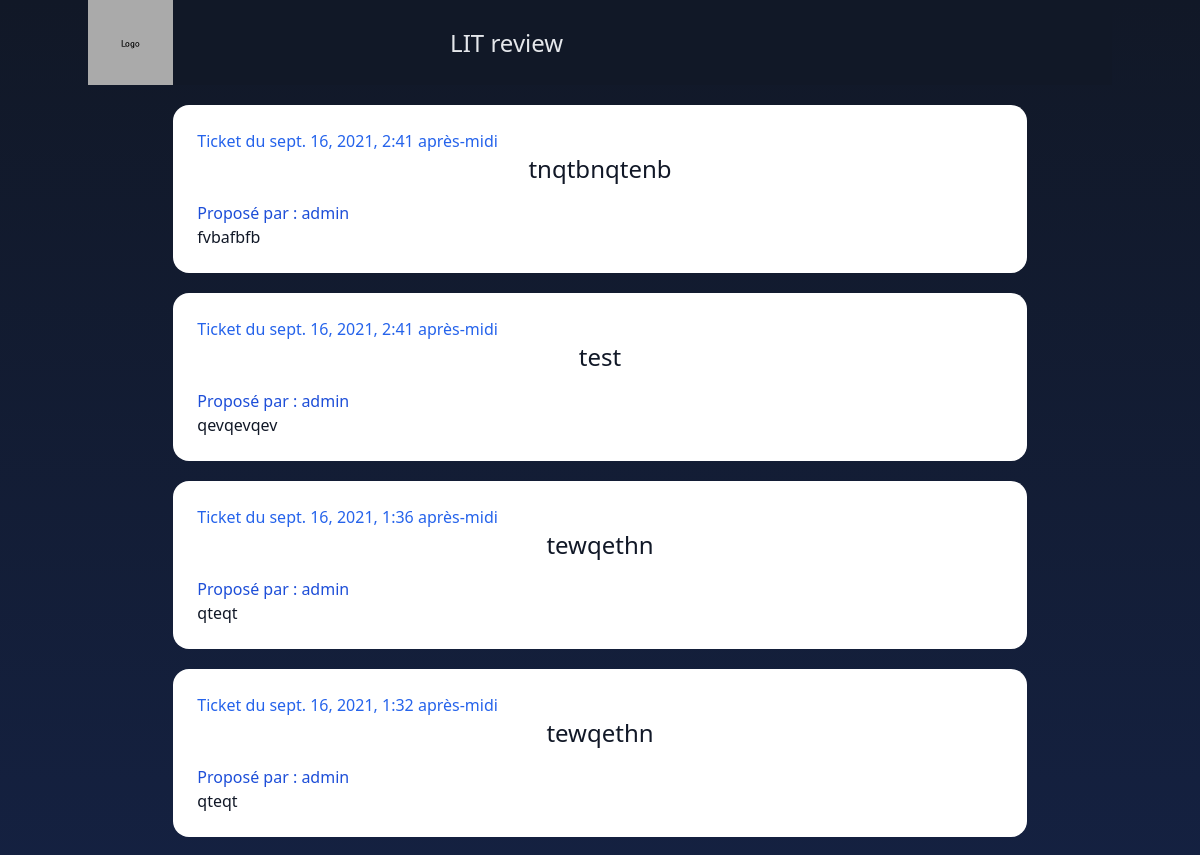
The app's page /feed/ (upper part), older data.
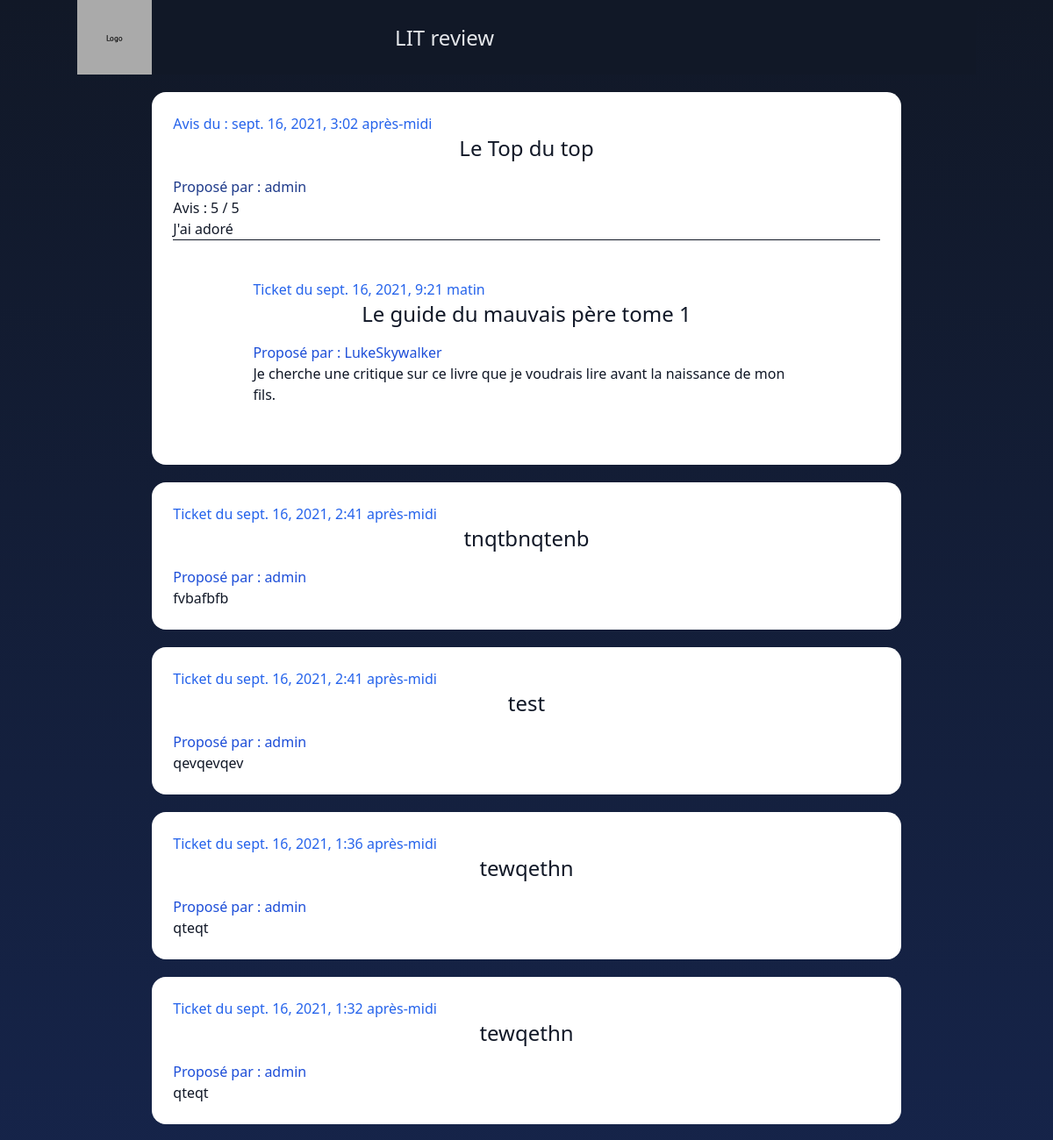
The same page, newer data.
### bkreport/models.py (models this page shows, shortened)
class Ticket(models.Model):
    title = models.CharField(max_length=128)
    description = models.TextField(max_length=2038, blank=True)
    user = models.ForeignKey(to=settings.AUTH_USER_MODEL,
                             on_delete=models.CASCADE)
    image = models.ImageField(null=True, blank=True, upload_to='books_cover')
    time_created = models.DateTimeField(auto_now_add=True)

class Review(models.Model):
    ticket = models.ForeignKey(to=Ticket, on_delete=models.CASCADE)
    rating = models.PositiveSmallIntegerField(
        validators=[MinValueValidator(0), MaxValueValidator(5)],
    )
    headline = models.CharField(max_length=128)
    body = models.TextField(max_length=8192, blank=True)
    user = models.ForeignKey(
        to=settings.AUTH_USER_MODEL, on_delete=models.CASCADE)
    time_created = models.DateTimeField(auto_now_add=True)

### litrev/views.py (the view)
# urls.py: path('feed/', views.feed, name="feed"),
def feed(request):
    reviews = Review.objects.all()
    reviews = reviews.annotate(content_type=Value('REVIEW', CharField()))
    tickets = Ticket.objects.all()
    tickets = tickets.annotate(content_type=Value('TICKET', CharField()))
    posts = sorted(
        chain(reviews, tickets),
        key=lambda post: post.time_created,
        reverse=True
    )
    return render(request, 'litrev/feed.html', context={'posts': posts})

### litrev/templates/litrev/feed.html
{% extends 'litrev/base.html' %}
{% block content %}
    <div class="css_card-container">
        {% for post in posts %}
            {% if post.content_type == 'TICKET' %}
                {% include 'bkreport/ticket/snippet.html' with post=post %}
            {% elif post.content_type == 'REVIEW' %}
                {% include 'bkreport/review/snippet.html' with post=post %}
            {%  endif %}
        {% endfor %}
    </div>
{% endblock %}

### litrev/templates/litrev/base.html (shortened to what this page needs)
{% load tailwind_tags %}
<!DOCTYPE html>
<html lang="en" class="text-gray-900 bg-gradient-to-b from-gray-900 to-blue-900 min-h-screen">
<head>
    {% tailwind_css %}
</head>
<body class="container mx-auto">
<header>
    {% include "litrev/navbar.html" %}
</header>
<main>
    {% block content %}
    {% endblock %}
</main>
</body>
</html>

### litrev/templates/litrev/navbar.html (shortened to what this page needs)
{% load static %}
{% block navbar %}
    <nav class="text-gray-200 bg-gray-900 sticky flex text-center justify-between items-center">
        <img src="{% static 'img/litrev/ph-logo_300x300.gif' %}" alt="" class="w-1/12">
        <h1>LIT review</h1>
    </nav>
{% endblock %}

### bkreport/templates/bkreport/review/snippet.html (shortened to what this page needs)
<div class="css_card-base text-gray-900 w-10/12">
    <p class="text-blue-600">Avis du : {{ post.time_created }}</p>
    <h2>{{ post.headline }}</h2>
    <p class="text-blue-900">
        {% if request.user == post.user %}
            Vous avez proposé un avis
        {% else %}
            Proposé par : {{ post.user.username }}
        {% endif %}
    </p>
    <h3>Avis : {{ post.rating }} / 5</h3>
    <p>{{ post.body }}</p>
    <hr>
    {% include 'bkreport/ticket/snippet.html' with post=post.ticket %}
</div>

### bkreport/templates/bkreport/ticket/snippet.html (shortened to what this page needs)
<div class="css_card-base w-10/12">
    <p class="text-blue-600">Ticket du {{ post.time_created }}</p>
    <h2>{{ post.title }}</h2>
    <p class="text-blue-700">
    {% if request.user == post.user %}
        Vous Avez proposé :
    {% else %}
        Proposé par : {{ post.user.username }}
    {% endif %}
    </p>
    <p>{{ post.description }}</p>
</div>

Row changes from the older to the newer data that the page shows:
added Review: time_created "sept. 16, 2021, 3:02 après-midi", headline "Le Top du top", user.username "admin", rating "5", body "J'ai adoré", time_created "sept. 16, 2021, 9:21 matin", title "Le guide du mauvais père tome 1", user.username "LukeSkywalker", description "Je cherche une critique sur ce livre que je voudrais lire avant la naissance de mon fils."
